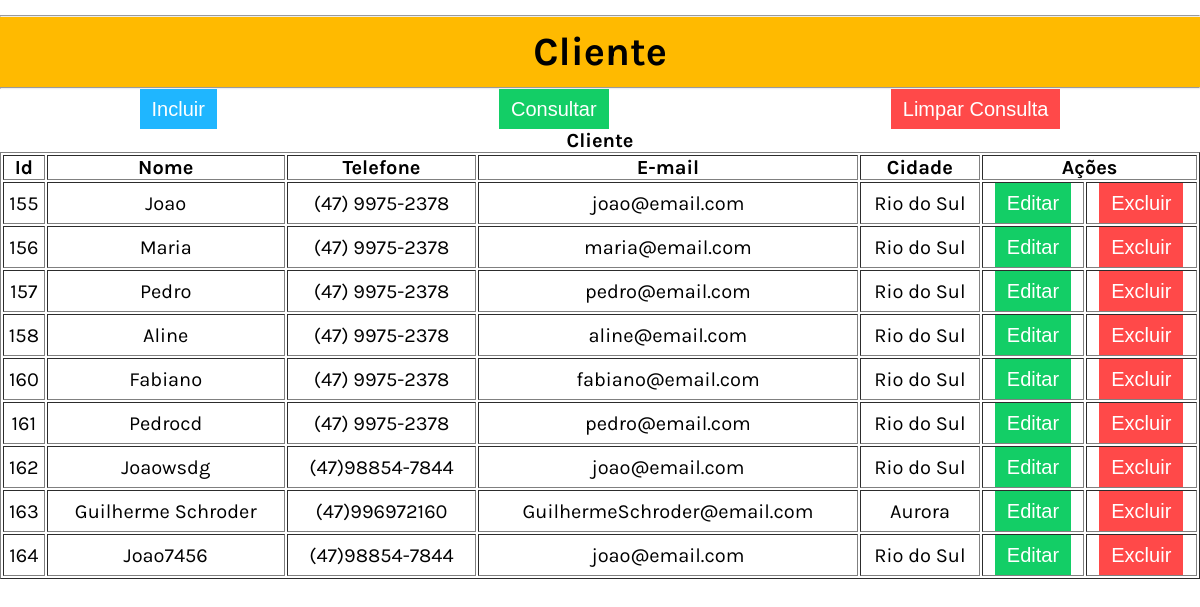
The page /Projeto_com_orientacao_objeto/ConsultaCliente.php on the database its author committed.
### tables this page shows
CREATE TABLE cliente (cliente_id INTEGER PRIMARY KEY AUTOINCREMENT NOT NULL, nome TEXT, telefone TEXT, email TEXT, cidade TEXT);

### Projeto_com_orientacao_objeto/ConsultaCliente.php (the view)
<?php
require_once 'ConsultaPadrao.php';
class ConsultaCliente extends ConsultaPadrao{
    protected function getNomeTabela(){
        return "cliente";
    }
    protected function getColunasTabela(){
        $html_colunas_tabela = '';
        $aDados = $this->getDados();
        if (count($aDados)) {
            foreach ($aDados as $aContato) {
                $html_colunas_tabela .= "<tr>";
                $cliente_id = $aContato["cliente_id"];
                $nome       = $aContato["nome"];
                $telefone   = $aContato["telefone"];
                $email      = $aContato["email"];
                $cidade     = $aContato["cidade"];
                $html_colunas_tabela .= "<td>$cliente_id</td>";
                $html_colunas_tabela .= "<td>$nome</td>";
                $html_colunas_tabela .= "<td>$telefone</td>";
                $html_colunas_tabela .= "<td>$email</td>";
                $html_colunas_tabela .= "<td>$cidade</td>";
                $html_colunas_tabela .= $this->getAcoesCliente($cliente_id);
                $html_colunas_tabela .= "</tr>";
            }
        } else {
            $html_colunas_tabela .= "<tr><td colspan=\"7\" align='center'>Sem dados para exibir</td></tr>";
        }
        return $html_colunas_tabela;
    }
    protected function getAcoesCliente($cliente_id) {
        $html_acao = '<td>
                            <button type="button" class="button green"
                                onclick="editarCliente(' . $cliente_id . ')">Editar</button>
                    </td>
                    <td>
                            <button type="button" class="button red"
                                onclick="excluirCliente(' . $cliente_id . ')">Excluir</button>
                        </td>';
        return $html_acao;
    }
    protected function getModalDados(){
        return '<div class="modal" id="modal">
                <div class="modal-content">
                    <header class="modal-header">
                        <h2>Novo Cliente</h2>
                        <span class="modal-close" id="modalClose">&#10006;</span>
                    </header>
                    <form id="form" class="modal-form">
                        <input type="hidden" id="cliente_id" class="modal-field" placeholder="Id">
                        <input type="text" id="nome" data-index="new" class="modal-field" placeholder="Nome do Cliente" required value="Joao">
                        <input type="text" id="telefone" class="modal-field" placeholder="Telefone..." required value="(47)98854-7844">
                        <input type="email" id="email" class="modal-field" placeholder="E-mail..." required value="joao@email.com">
                        <input type="text" id="cidade" class="modal-field" placeholder="Cidade..." required value="Rio do Sul">
                    </form>
                    <footer class="modal-footer" id="modal-footer">
                        <button id="salvar" class="button green">Salvar</button>
                        <button id="cancelar" class="button blue">Cancelar</button>
                    </footer>
                </div>
            </div>';
    }
    protected function getColunasCabecalhoTabela(){
        $html_tabela  = "    <th>Id</th>";
        $html_tabela .= "    <th>Nome</th>";
        $html_tabela .= "    <th>Telefone</th>";
        $html_tabela .= "    <th>E-mail</th>";
        $html_tabela .= "    <th>Cidade</th>";
        $html_tabela .= "    <th colspan='2'>Ações</th>";
        return $html_tabela;
    }
}
new ConsultaCliente();

### Projeto_com_orientacao_objeto/ConsultaPadrao.php (shortened to what this page needs)
<?php
abstract class ConsultaPadrao{
    public function __construct(){
        $this->carregaDados();
    }
    protected function getDados(){
        $pdo = getConexao();
        $query = "SELECT * FROM `".$this->getNomeTabela() ."`";
        $stmt = $pdo->prepare($query);
        $stmt->execute();
        $aDados = array();
        while ($result = $stmt->fetch(PDO::FETCH_ASSOC)) {
            $aDados[] = $result;
        }
        return $aDados;
    }
    protected function carregaCabecalho() {
        $html = '<!DOCTYPE html>
                <html lang="pt-BR">
                <head>
                    <meta charset="UTF-8">
                    <meta http-equiv="X-UA-Compatible" content="IE=edge">
                    <meta name="viewport" content="width=device-width, initial-scale=1.0">
                    <link rel="preconnect" href="https://fonts.gstatic.com">
                    <link href="https://fonts.googleapis.com/css2?family=Karla:ital,wght@0,400;0,700;1,200;1,800&display=swap"
                        rel="stylesheet">
                    <link rel="stylesheet" href="css/button.css">
                    <link rel="stylesheet" href="css/main.css">
                    <link rel="stylesheet" href="css/button.css">
                    <link rel="stylesheet" href="css/records.css">
                    <link rel="stylesheet" href="css/modal.css">
                    <script src="js/jquery.min.js" defer></script>
                    <script src="js/'.$this->getNomeTabela().'.js" defer></script>
                    <title>'.ucfirst( $this->getNomeTabela()).'</title>
                </head>
                <body>';
        return $html;
    }
    protected function carregaDados(){
        $html_tabela = "<hr style='margin-top: 15px;'>";
        $html_tabela .= $this->carregaCabecalho();
        $html_tabela .= "<header>
                            <h1 class=\"header-title\">" . ucfirst($this->getNomeTabela()) . "</h1>
                        </header>";
        $html_tabela .= "<hr>";
        $html_tabela .= $this->getAcoesInclusao();
        $html_tabela .= "<table border='1' id=\"tableDados\">";
        $html_tabela .= "<caption><h1>" . ucfirst($this->getNomeTabela()) . "</h1></caption>";
        $html_tabela .= "<thead>";
        $html_tabela .= "    <tr>";
        $html_tabela .= $this->getColunasCabecalhoTabela();
        $html_tabela .= "    </tr>";
        $html_tabela .= "</thead>";
        $html_tabela .= "<tbody>";
        $html_tabela .= $this->getColunasTabela();
        $html_tabela .= "</tbody>";
        $html_tabela .= "</table>";
        $html_tabela .= $this->getModalDados();
        echo $html_tabela;
    }
    protected function getAcoesInclusao(){
        return '<section class="acoes">
                    <button type="button" class="button blue mobile" id="incluirDados">Incluir</button>
                    <button type="button" class="button green" id="consultarDados">Consultar</button>
                    <button type="button" class="button red" id="limparDados">Limpar Consulta</button>
                </section>';
    }
}

### Projeto_com_orientacao_objeto/css/button.css (style rules this page uses)
.button { border-style: none; height: 40px; padding: 6px 12px; background-color: black; color: white; font-size: 1rem; cursor: pointer; transition: box-shadow .6s ease; }
.button.blue { background-color: #1FB6FF; }
button.green { background-color: #13CE66; }
button.red { background-color: #FF4949; }

### Projeto_com_orientacao_objeto/css/main.css (style rules this page uses)
* { padding: 0; margin: 0; box-sizing: border-box; text-align: center; font-size: 20px; }
:root { --primary-color: #FFBA00; --secundary-color: #FFF1CC; --shadow-color: #CCC; --text-color: #FFF; }
body { min-height: 100vh; display: flex; flex-direction: column; font-family: 'karla', sans-serif; position:relative; }
header { background-color: var(--primary-color); height: 70px; text-align: center; line-height: 70px; box-shadow: 0 1px 2px var(--shadow-color); }
.header-title { color: black; font-size: 2rem; }
.acoes { display: flex; justify-content: space-around; gap:3px; }

### rows shown on the page
cliente: cliente_id "155", nome "Joao", telefone "(47) 9975-2378", email "joao@email.com", cidade "Rio do Sul"
cliente: cliente_id "156", nome "Maria", telefone "(47) 9975-2378", email "maria@email.com", cidade "Rio do Sul"
cliente: cliente_id "157", nome "Pedro", telefone "(47) 9975-2378", email "pedro@email.com", cidade "Rio do Sul"
cliente: cliente_id "158", nome "Aline", telefone "(47) 9975-2378", email "aline@email.com", cidade "Rio do Sul"
cliente: cliente_id "160", nome "Fabiano", telefone "(47) 9975-2378", email "fabiano@email.com", cidade "Rio do Sul"
cliente: cliente_id "161", nome "Pedrocd", telefone "(47) 9975-2378", email "pedro@email.com", cidade "Rio do Sul"
cliente: cliente_id "162", nome "Joaowsdg", telefone "(47)98854-7844", email "joao@email.com", cidade "Rio do Sul"
cliente: cliente_id "163", nome "Guilherme Schroder", telefone "(47)996972160", email "GuilhermeSchroder@email.com", cidade "Aurora"
cliente: cliente_id "164", nome "Joao7456", telefone "(47)98854-7844", email "joao@email.com", cidade "Rio do Sul"

### other values the page prints
$this->getNomeTabela() "Cliente"
